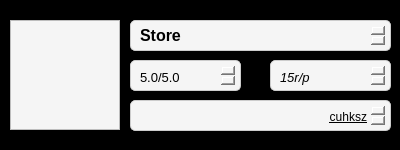
<ui version="4.0">
 <class>store</class>
 <widget class="QWidget" name="store">
  <property name="enabled">
   <bool>true</bool>
  </property>
  <property name="geometry">
   <rect>
    <x>0</x>
    <y>0</y>
    <width>400</width>
    <height>150</height>
   </rect>
  </property>
  <property name="minimumSize">
   <size>
    <width>400</width>
    <height>150</height>
   </size>
  </property>
  <property name="maximumSize">
   <size>
    <width>400</width>
    <height>150</height>
   </size>
  </property>
  <property name="windowTitle">
   <string>Store Information</string>
  </property>
  <property name="styleSheet">
   <string notr="true">
    QWidget {
        background-color: #f5f5f5; /* 设置背景颜色 */
    }
    QTextBrowser {
        border: 1px solid #ccc; /* 设置边框 */
        border-radius: 5px; /* 设置圆角 */
        padding: 5px; /* 设置内边距 */
    }
    QPushButton {
        background-color: transparent; /* 设置按钮背景透明 */
    }
   </string>
  </property>
  <widget class="QGraphicsView" name="store_photo">
   <property name="geometry">
    <rect>
     <x>10</x>
     <y>20</y>
     <width>110</width>
     <height>110</height>
    </rect>
   </property>
   <property name="minimumSize">
    <size>
     <width>110</width>
     <height>110</height>
    </size>
   </property>
   <property name="maximumSize">
    <size>
     <width>110</width>
     <height>110</height>
    </size>
   </property>
  </widget>
  <widget class="QTextBrowser" name="name">
   <property name="geometry">
    <rect>
     <x>130</x>
     <y>20</y>
     <width>261</width>
     <height>31</height>
    </rect>
   </property>
   <property name="font">
    <font>
     <pointsize>12</pointsize>
     <weight>75</weight>
     <bold>true</bold>
    </font>
   </property>
   <property name="html">
    <string>&lt;!DOCTYPE HTML PUBLIC &quot;-//W3C//DTD HTML 4.0//EN&quot; &quot;http://www.w3.org/TR/REC-html40/strict.dtd&quot;&gt;
&lt;html&gt;&lt;head&gt;&lt;meta name=&quot;qrichtext&quot; content=&quot;1&quot; /&gt;&lt;style type=&quot;text/css&quot;&gt;
p, li { white-space: pre-wrap; }
&lt;/style&gt;&lt;/head&gt;&lt;body style=&quot; font-family:'SimSun'; font-size:12pt; font-weight:600; font-style:normal;&quot;&gt;
&lt;p style=&quot; margin-top:0px; margin-bottom:0px; margin-left:0px; margin-right:0px; -qt-block-indent:0; text-indent:0px;&quot;&gt;&lt;span style=&quot; font-family:'Microsoft YaHei UI'; font-weight:696;&quot;&gt;Store&lt;/span&gt;&lt;/p&gt;&lt;/body&gt;&lt;/html&gt;</string>
   </property>
  </widget>
  <widget class="QTextBrowser" name="score">
   <property name="geometry">
    <rect>
     <x>130</x>
     <y>60</y>
     <width>111</width>
     <height>31</height>
    </rect>
   </property>
   <property name="font">
    <font>
     <pointsize>10</pointsize>
    </font>
   </property>
   <property name="html">
    <string>&lt;!DOCTYPE HTML PUBLIC &quot;-//W3C//DTD HTML 4.0//EN&quot; &quot;http://www.w3.org/TR/REC-html40/strict.dtd&quot;&gt;
&lt;html&gt;&lt;head&gt;&lt;meta name=&quot;qrichtext&quot; content=&quot;1&quot; /&gt;&lt;style type=&quot;text/css&quot;&gt;
p, li { white-space: pre-wrap; }
&lt;/style&gt;&lt;/head&gt;&lt;body style=&quot; font-family:'SimSun'; font-size:10pt; font-weight:400; font-style:normal;&quot;&gt;
&lt;p style=&quot; margin-top:0px; margin-bottom:0px; margin-left:0px; margin-right:0px; -qt-block-indent:0; text-indent:0px;&quot;&gt;&lt;span style=&quot; font-family:'Microsoft YaHei UI';&quot;&gt;5.0/5.0&lt;/span&gt;&lt;/p&gt;&lt;/body&gt;&lt;/html&gt;</string>
   </property>
  </widget>
  <widget class="QTextBrowser" name="price">
   <property name="geometry">
    <rect>
     <x>270</x>
     <y>60</y>
     <width>121</width>
     <height>31</height>
    </rect>
   </property>
   <property name="font">
    <font>
     <pointsize>10</pointsize>
     <italic>true</italic>
    </font>
   </property>
   <property name="html">
    <string>&lt;!DOCTYPE HTML PUBLIC &quot;-//W3C//DTD HTML 4.0//EN&quot; &quot;http://www.w3.org/TR/REC-html40/strict.dtd&quot;&gt;
&lt;html&gt;&lt;head&gt;&lt;meta name=&quot;qrichtext&quot; content=&quot;1&quot; /&gt;&lt;style type=&quot;text/css&quot;&gt;
p, li { white-space: pre-wrap; }
&lt;/style&gt;&lt;/head&gt;&lt;body style=&quot; font-family:'SimSun'; font-size:10pt; font-weight:400; font-style:italic;&quot;&gt;
&lt;p style=&quot; margin-top:0px; margin-bottom:0px; margin-left:0px; margin-right:0px; -qt-block-indent:0; text-indent:0px;&quot;&gt;&lt;span style=&quot; font-family:'Microsoft YaHei UI';&quot;&gt;15r/p&lt;/span&gt;&lt;/p&gt;&lt;/body&gt;&lt;/html&gt;</string>
   </property>
  </widget>
  <widget class="QTextBrowser" name="address">
   <property name="geometry">
    <rect>
     <x>130</x>
     <y>100</y>
     <width>261</width>
     <height>31</height>
    </rect>
   </property>
   <property name="font">
    <font>
     <pointsize>10</pointsize>
     <underline>true</underline>
    </font>
   </property>
   <property name="html">
    <string>&lt;!DOCTYPE HTML PUBLIC &quot;-//W3C//DTD HTML 4.0//EN&quot; &quot;http://www.w3.org/TR/REC-html40/strict.dtd&quot;&gt;
&lt;html&gt;&lt;head&gt;&lt;meta name=&quot;qrichtext&quot; content=&quot;1&quot; /&gt;&lt;style type=&quot;text/css&quot;&gt;
p, li { white-space: pre-wrap; }
&lt;/style&gt;&lt;/head&gt;&lt;body style=&quot; font-family:'SimSun'; font-size:10pt; font-weight:400; font-style:normal;&quot;&gt;
&lt;p align=&quot;right&quot; style=&quot; margin-top:0px; margin-bottom:0px; margin-left:0px; margin-right:0px; -qt-block-indent:0; text-indent:0px;&quot;&gt;&lt;span style=&quot; font-family:'Microsoft YaHei UI'; font-size:9pt; text-decoration: underline;&quot;&gt;cuhksz&lt;/span&gt;&lt;/p&gt;&lt;/body&gt;&lt;/html&gt;</string>
   </property>
   <property name="openExternalLinks">
    <bool>false</bool>
   </property>
  </widget>
  <widget class="QPushButton" name="select">
   <property name="geometry">
    <rect>
     <x>-10</x>
     <y>-11</y>
     <width>421</width>
     <height>171</height>
    </rect>
   </property>
   <property name="text">
    <string/>
   </property>
  </widget>
  <zorder>select</zorder>
  <zorder>store_photo</zorder>
  <zorder>name</zorder>
  <zorder>score</zorder>
  <zorder>price</zorder>
  <zorder>address</zorder>
 </widget>
 <resources/>
 <connections/>
</ui>
